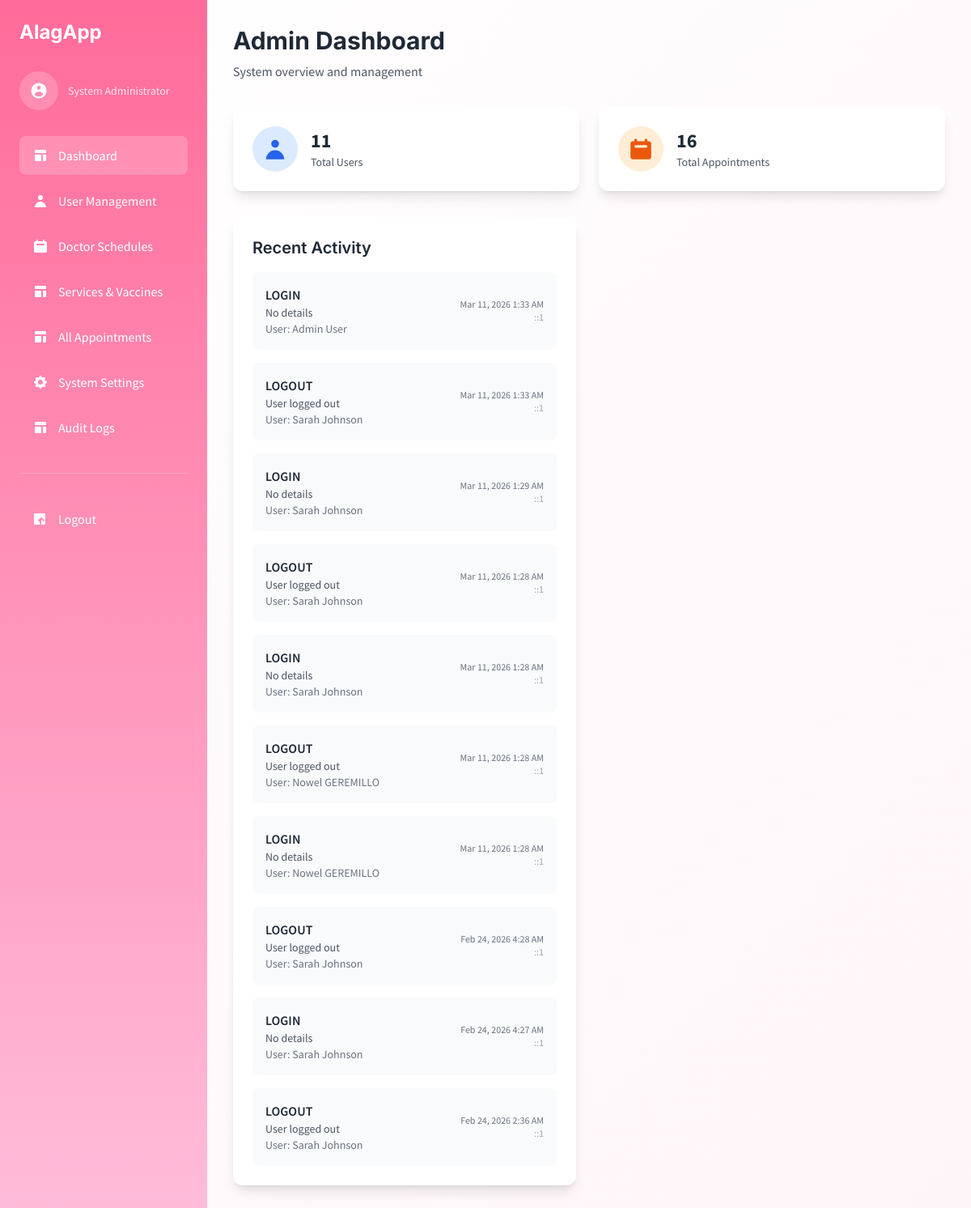
/admin-dashboard.php (signed in), run on the app's committed database.
### tables this page shows
CREATE TABLE `activity_logs` (
  `id` int(11) NOT NULL,
  `user_id` int(11) DEFAULT NULL,
  `action` varchar(100) NOT NULL,
  `details` text DEFAULT NULL,
  `ip_address` varchar(45) DEFAULT NULL,
  `user_agent` text DEFAULT NULL,
  `timestamp` timestamp NOT NULL DEFAULT current_timestamp()
);

CREATE TABLE `users` (
  `id` int(11) NOT NULL,
  `first_name` varchar(50) NOT NULL,
  `last_name` varchar(50) NOT NULL,
  `email` varchar(100) NOT NULL,
  `phone` varchar(20) DEFAULT NULL,
  `password` varchar(255) NOT NULL,
  `user_type` enum('PARENT','DOCTOR','DOCTOR_OWNER','ADMIN') NOT NULL DEFAULT 'PARENT',
  `status` enum('active','inactive','suspended') DEFAULT 'active',
  `date_of_birth` date DEFAULT NULL,
  `gender` enum('MALE','FEMALE','OTHER') DEFAULT NULL,
  `address` text DEFAULT NULL,
  `emergency_contact_name` varchar(100) DEFAULT NULL,
  `emergency_contact_phone` varchar(20) DEFAULT NULL,
  `profile_picture` varchar(255) DEFAULT NULL,
  `specialization` varchar(100) DEFAULT NULL,
  `license_number` varchar(50) DEFAULT NULL,
  `years_of_experience` int(11) DEFAULT NULL,
  `created_at` timestamp NOT NULL DEFAULT current_timestamp(),
  `updated_at` timestamp NOT NULL DEFAULT current_timestamp() ON UPDATE current_timestamp()
);

### admin-dashboard.php (the view, shortened to what this page needs)
<?php
require_once 'db_connect.php';
function get_dashboard_stats($conn) {
    $stats = [
        'total_users' => 0,
        'total_children' => 0,
        'total_appointments' => 0,
        'total_vaccinations' => 0
    ];
    try {
        $result = mysqli_query($conn, "SELECT COUNT(*) as total FROM users");
        if ($result) {
            $row = mysqli_fetch_assoc($result);
            $stats['total_users'] = $row['total'] ?? 0;
        }
        $result = mysqli_query($conn, "SELECT COUNT(*) as total FROM patients");
        if ($result) {
            $row = mysqli_fetch_assoc($result);
            $stats['total_children'] = $row['total'] ?? 0;
        }
        $result = mysqli_query($conn, "SELECT COUNT(*) as total FROM appointments");
        if ($result) {
            $row = mysqli_fetch_assoc($result);
            $stats['total_appointments'] = $row['total'] ?? 0;
        }
        $result = mysqli_query($conn, "SELECT COUNT(*) as total FROM vaccination_records");
        if ($result) {
            $row = mysqli_fetch_assoc($result);
            $stats['total_vaccinations'] = $row['total'] ?? 0;
        }
    } catch (Exception $e) {
        error_log("Error getting dashboard stats: " . $e->getMessage());
    }
    return $stats;
}
function get_recent_activity($conn, $limit = 10) {
    $activity = [];
    $limit = intval($limit);
    try {
        $query = "SELECT al.*, u.first_name, u.last_name
                  FROM activity_logs al
                  LEFT JOIN users u ON al.user_id = u.id
                  ORDER BY al.timestamp DESC
                  LIMIT ?";
        $stmt = mysqli_prepare($conn, $query);
        mysqli_stmt_bind_param($stmt, "i", $limit);
        mysqli_stmt_execute($stmt);
        $result = mysqli_stmt_get_result($stmt);
        if ($result) {
            while ($row = mysqli_fetch_assoc($result)) {
                $activity[] = $row;
            }
        }
    } catch (Exception $e) {
        error_log("Error getting recent activity: " . $e->getMessage());
    }
    return $activity;
}
$stats = get_dashboard_stats($conn);
$recent_activity = get_recent_activity($conn);
?>
<!DOCTYPE html>
<html lang="en">
<head>
    <script src="https://cdn.tailwindcss.com"></script>
    <link href="css/shared.css" rel="stylesheet">
    <link href="css/admin.css" rel="stylesheet">
</head>
<body>
    <div class="flex min-h-screen">
        <div class="sidebar w-64 text-white">
            <div class="p-6">
                <h1 class="text-2xl font-inter font-bold mb-8">AlagApp</h1>
                <div class="mb-8">
                    <div class="flex items-center space-x-3 mb-4">
                        <div class="w-12 h-12 bg-white/20 rounded-full flex items-center justify-center">
                            <svg class="w-6 h-6" fill="currentColor" viewBox="0 0 20 20">
                                <path fill-rule="evenodd" d="M18 10a8 8 0 11-16 0 8 8 0 0116 0zm-6-3a2 2 0 11-4 0 2 2 0 014 0zm-2 4a5 5 0 00-4.546 2.916A5.986 5.986 0 0010 16a5.986 5.986 0 004.546-2.084A5 5 0 0010 11z" clip-rule="evenodd"></path>
                            </svg>
                        </div>
                        <div>
                            <div class="text-sm text-white/80">System Administrator</div>
                        </div>
                    </div>
                </div>
                <nav class="space-y-2">
                    <a href="#dashboard" onclick="showSection('dashboard')" class="flex items-center space-x-3 px-4 py-3 rounded-lg bg-white/20">
                        <svg class="w-5 h-5" fill="currentColor" viewBox="0 0 20 20"><path d="M3 4a1 1 0 011-1h12a1 1 0 011 1v2a1 1 0 01-1 1H4a1 1 0 01-1-1V4zM3 10a1 1 0 011-1h6a1 1 0 011 1v6a1 1 0 01-1 1H4a1 1 0 01-1-1v-6zM14 9a1 1 0 00-1 1v6a1 1 0 001 1h2a1 1 0 001-1v-6a1 1 0 00-1-1h-2z"></path></svg>
                        <span>Dashboard</span>
                    </a>
                    <a href="#users" onclick="showSection('users')" class="flex items-center space-x-3 px-4 py-3 rounded-lg hover:bg-white/20 transition-colors">
                        <svg class="w-5 h-5" fill="currentColor" viewBox="0 0 20 20"><path fill-rule="evenodd" d="M10 9a3 3 0 100-6 3 3 0 000 6zm-7 9a7 7 0 1114 0H3z" clip-rule="evenodd"></path></svg>
                        <span>User Management</span>
                    </a>
                    <a href="#schedules" onclick="showSection('schedules')" class="flex items-center space-x-3 px-4 py-3 rounded-lg hover:bg-white/20 transition-colors">
                        <svg class="w-5 h-5" fill="currentColor" viewBox="0 0 20 20"><path fill-rule="evenodd" d="M6 2a1 1 0 00-1 1v1H4a2 2 0 00-2 2v10a2 2 0 002 2h12a2 2 0 002-2V6a2 2 0 00-2-2h-1V3a1 1 0 10-2 0v1H7V3a1 1 0 00-1-1zm0 5a1 1 0 000 2h8a1 1 0 100-2H6z" clip-rule="evenodd"></path></svg>
                        <span>Doctor Schedules</span>
                    </a>
                    <a href="#services" onclick="showSection('services')" class="flex items-center space-x-3 px-4 py-3 rounded-lg hover:bg-white/20 transition-colors">
                        <svg class="w-5 h-5" fill="currentColor" viewBox="0 0 20 20"><path d="M3 4a1 1 0 011-1h12a1 1 0 011 1v2a1 1 0 01-1 1H4a1 1 0 01-1-1V4zM3 10a1 1 0 011-1h6a1 1 0 011 1v6a1 1 0 01-1 1H4a1 1 0 01-1-1v-6zM14 9a1 1 0 00-1 1v6a1 1 0 001 1h2a1 1 0 001-1v-6a1 1 0 00-1-1h-2z"></path></svg>
                        <span>Services & Vaccines</span>
                    </a>
                    <a href="#appointments" onclick="showSection('appointments')" class="flex items-center space-x-3 px-4 py-3 rounded-lg hover:bg-white/20 transition-colors">
                        <svg class="w-5 h-5" fill="currentColor" viewBox="0 0 20 20"><path fill-rule="evenodd" d="M3 4a1 1 0 011-1h12a1 1 0 011 1v2a1 1 0 01-1 1H4a1 1 0 01-1-1V4zM3 10a1 1 0 011-1h6a1 1 0 011 1v6a1 1 0 01-1 1H4a1 1 0 01-1-1v-6zM14 9a1 1 0 00-1 1v6a1 1 0 001 1h2a1 1 0 001-1v-6a1 1 0 00-1-1h-2z" clip-rule="evenodd"></path></svg>
                        <span>All Appointments</span>
                    </a>
                    <a href="#settings" onclick="showSection('settings')" class="flex items-center space-x-3 px-4 py-3 rounded-lg hover:bg-white/20 transition-colors">
                        <span>System Settings</span>
                    </a>
                    <a href="#logs" onclick="showSection('logs')" class="flex items-center space-x-3 px-4 py-3 rounded-lg hover:bg-white/20 transition-colors">
                        <svg class="w-5 h-5" fill="currentColor" viewBox="0 0 20 20"><path fill-rule="evenodd" d="M3 4a1 1 0 011-1h12a1 1 0 011 1v2a1 1 0 01-1 1H4a1 1 0 01-1-1V4zM3 10a1 1 0 011-1h6a1 1 0 011 1v6a1 1 0 01-1 1H4a1 1 0 01-1-1v-6zM14 9a1 1 0 00-1 1v6a1 1 0 001 1h2a1 1 0 001-1v-6a1 1 0 00-1-1h-2z" clip-rule="evenodd"></path></svg>
                        <span>Audit Logs</span>
                    </a>
                </nav>
                <div class="mt-8 pt-8 border-t border-white/20">
                    <a href="logout.php" class="flex items-center space-x-3 px-4 py-3 rounded-lg hover:bg-white/20 transition-colors">
                        <svg class="w-5 h-5" fill="currentColor" viewBox="0 0 20 20">
                            <path fill-rule="evenodd" d="M3 3a1 1 0 00-1 1v12a1 1 0 001 1h12a1 1 0 001-1V4a1 1 0 00-1-1H3zm10.293 9.707a1 1 0 001.414-1.414l-3-3a1 1 0 00-1.414 0l-3 3a1 1 0 101.414 1.414L9 10.414V16a1 1 0 102 0v-5.586l1.293 1.293z" clip-rule="evenodd"></path>
                        </svg>
                        <span>Logout</span>
                    </a>
                </div>
            </div>
        </div>
        <div class="flex-1 overflow-auto">
            <div id="dashboard-section" class="section-content p-8">
                <div class="mb-8">
                    <h1 class="text-3xl font-inter font-bold text-gray-800 mb-2">Admin Dashboard</h1>
                    <p class="text-gray-600">System overview and management</p>
                </div>
                <div class="grid grid-cols-1 md:grid-cols-2 lg:grid-cols-2 gap-6 mb-8">
                    <div class="card-hover bg-white rounded-xl shadow-lg p-6" onclick="showSection('users')">
                        <div class="flex items-center">
                            <div class="p-3 rounded-full bg-blue-100">
                                <svg class="w-8 h-8 text-blue-600" fill="currentColor" viewBox="0 0 20 20"><path fill-rule="evenodd" d="M10 9a3 3 0 100-6 3 3 0 000 6zm-7 9a7 7 0 1114 0H3z" clip-rule="evenodd"></path></svg>
                            </div>
                            <div class="ml-4">
                                <div class="text-2xl font-bold text-gray-800"><?php echo $stats['total_users']; ?></div>
                                <div class="text-sm text-gray-600">Total Users</div>
                            </div>
                        </div>
                    </div>
                    <div class="card-hover bg-white rounded-xl shadow-lg p-6" onclick = "showSection('appointments')">
                        <div class="flex items-center">
                            <div class="p-3 rounded-full bg-orange-100">
                                <svg class="w-8 h-8 text-orange-600" fill="currentColor" viewBox="0 0 20 20"><path fill-rule="evenodd" d="M6 2a1 1 0 00-1 1v1H4a2 2 0 00-2 2v10a2 2 0 002 2h12a2 2 0 002-2V6a2 2 0 00-2-2h-1V3a1 1 0 10-2 0v1H7V3a1 1 0 00-1-1zm0 5a1 1 0 000 2h8a1 1 0 100-2H6z" clip-rule="evenodd"></path></svg>
                            </div>
                            <div class="ml-4">
                                <div class="text-2xl font-bold text-gray-800"><?php echo $stats['total_appointments']; ?></div>
                                <div class="text-sm text-gray-600">Total Appointments</div>
                            </div>
                        </div>
                    </div>
                </div>
                <div class="grid grid-cols-1 lg:grid-cols-2 gap-8">
                    <div class="card-hover bg-white rounded-xl shadow-lg p-6">
                        <h3 class="text-xl font-inter font-semibold text-gray-800 mb-4">Recent Activity</h3>
                        <div id="recentActivity" class="space-y-4">
                            <?php if (empty($recent_activity)): ?>
                                <p class="text-gray-500">No recent activity</p>
                            <?php else: ?>
                                <?php foreach ($recent_activity as $activity): ?>
                                    <div class="flex items-center justify-between p-4 bg-gray-50 rounded-lg">
                                        <div>
                                            <div class="font-semibold text-gray-800"><?php echo htmlspecialchars($activity['action'] ?? 'Unknown Action'); ?></div>
                                            <div class="text-sm text-gray-600"><?php echo htmlspecialchars($activity['details'] ?? 'No details'); ?></div>
                                            <div class="text-sm text-gray-500">User: <?php echo htmlspecialchars(($activity['first_name'] ?? 'Unknown') . ' ' . ($activity['last_name'] ?? 'User')); ?></div>
                                        </div>
                                        <div class="text-right">
                                            <div class="text-xs text-gray-500"><?php echo date('M j, Y g:i A', strtotime($activity['timestamp'])); ?></div>
                                            <div class="text-xs text-gray-400"><?php echo htmlspecialchars($activity['ip_address'] ?? 'Unknown IP'); ?></div>
                                        </div>
                                    </div>
                                <?php endforeach; ?>
                            <?php endif; ?>
                        </div>
                    </div>
                </div>
            </div>
        </div>
    </div>
</body>
</html>

### css/shared.css (style rules this page uses)
:root { --primary-pink: #d03664; --primary-pink-dashboard: #FF6B9A; --light-pink: #FFBCD9; --dark-text: #333333; --light-gray: #f8f0f4; --light-gray-dashboard: #F6F6F8; }
body { font-family: 'Source Sans Pro', sans-serif; background: linear-gradient(135deg, #ffffff 0%, #fef5f8 100%); margin: 0; padding: 0; }
.font-inter { font-family: 'Inter', sans-serif; }
.card-hover { transition: all 0.3s ease; }
.section-content { transition: opacity 0.3s ease; }

### css/admin.css (style rules this page uses)
.sidebar { background: linear-gradient(180deg, #FF6B9A 0%, #FFBCD9 100%); min-height: 100vh; }

### admin-dashboard.php (style rules this page uses)
:root { --primary-pink: #FF6B9A; --light-pink: #FFBCD9; --dark-text: #333333; --light-gray: #F6F6F8; }
body { font-family: 'Source Sans Pro', sans-serif; background: linear-gradient(135deg, #ffffff 0%, #fef5f8 100%); }
.font-inter { font-family: 'Inter', sans-serif; }
.sidebar { background: linear-gradient(180deg, #FF6B9A 0%, #FFBCD9 100%); min-height: 100vh; }
.card-hover { transition: all 0.3s ease; }

### data on the page
activity_logs: action "LOGIN", details "No details", user.last_name "Admin User", timestamp "Mar 11, 2026 1:33 AM", ip_address "::1"
activity_logs: action "LOGOUT", details "User logged out", user.last_name "Sarah Johnson", timestamp "Mar 11, 2026 1:33 AM", ip_address "::1"
activity_logs: action "LOGIN", details "No details", user.last_name "Sarah Johnson", timestamp "Mar 11, 2026 1:29 AM", ip_address "::1"
activity_logs: action "LOGOUT", details "User logged out", user.last_name "Sarah Johnson", timestamp "Mar 11, 2026 1:28 AM", ip_address "::1"
activity_logs: action "LOGIN", details "No details", user.last_name "Sarah Johnson", timestamp "Mar 11, 2026 1:28 AM", ip_address "::1"
activity_logs: action "LOGOUT", details "User logged out", user.last_name "Nowel GEREMILLO", timestamp "Mar 11, 2026 1:28 AM", ip_address "::1"
activity_logs: action "LOGIN", details "No details", user.last_name "Nowel GEREMILLO", timestamp "Mar 11, 2026 1:28 AM", ip_address "::1"
activity_logs: action "LOGOUT", details "User logged out", user.last_name "Sarah Johnson", timestamp "Feb 24, 2026 4:28 AM", ip_address "::1"
activity_logs: action "LOGIN", details "No details", user.last_name "Sarah Johnson", timestamp "Feb 24, 2026 4:27 AM", ip_address "::1"
activity_logs: action "LOGOUT", details "User logged out", user.last_name "Sarah Johnson", timestamp "Feb 24, 2026 2:36 AM", ip_address "::1"

### other printed values
$stats['total_users'] "11"
$stats['total_appointments'] "16"
